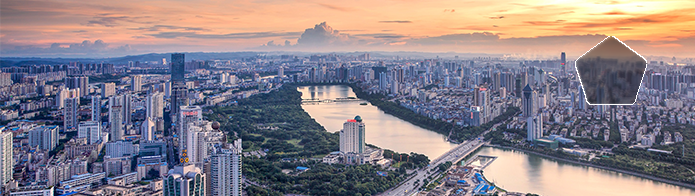
#> input picture 政务平台/dashboard/data/records/slider_bg.png, 695 x 196 px
$ python _test_gap_opencv.py
#> lines starting #> are read from the running program, lines starting #| are printed output that depends on the picture; after the words box and inside, x2 and y2 are one past the last pixel; in counts of white or black regions, pixels touching at a corner belong together
"""Test gap detection with OpenCV template matching on saved images."""
import cv2
import numpy as np
from pathlib import Path

ROOT = Path(__file__).resolve().parent.parent
bg_path = ROOT / "dashboard/data/records/slider_bg.png"
block_path = ROOT / "dashboard/data/records/slider_block.png"

bg = cv2.imdecode(np.fromfile(str(bg_path), dtype=np.uint8), cv2.IMREAD_COLOR)
#> bg is the input picture: shape (196, 695, 3); mean B, G, R 137.3, 129.7, 139.1
block = cv2.imdecode(np.fromfile(str(block_path), dtype=np.uint8), cv2.IMREAD_COLOR)
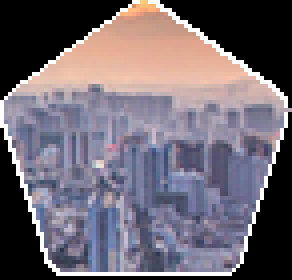
#> input picture 政务平台/dashboard/data/records/slider_block.png, 73 x 70 px (shown 4 times larger)
#> block is the input picture: shape (70, 73, 3); mean B, G, R 113.7, 103.5, 111.3
print(f"BG: {bg.shape}, Block: {block.shape}")
#| BG: (196, 695, 3), Block: (70, 73, 3)

# Method 1: Direct template matching on grayscale
bg_gray = cv2.cvtColor(bg, cv2.COLOR_BGR2GRAY)
block_gray = cv2.cvtColor(block, cv2.COLOR_BGR2GRAY)

result1 = cv2.matchTemplate(bg_gray, block_gray, cv2.TM_CCOEFF_NORMED)
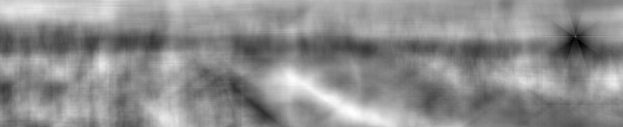
#> result1: shape (127, 623) float32; min -0.433, max 0.321, mean -0.0125; drawn with min black and max white
_, max_val1, _, max_loc1 = cv2.minMaxLoc(result1)
#> max_val1 = 0.321; max_loc1 = (350, 111)
print(f"Method 1 (TM_CCOEFF_NORMED grayscale): x={max_loc1[0]} conf={max_val1:.4f}")
#| Method 1 (TM_CCOEFF_NORMED grayscale): x=350 conf=0.3209

# Method 2: Canny edge matching (more robust for slider captchas)
bg_edges = cv2.Canny(bg_gray, 100, 200)
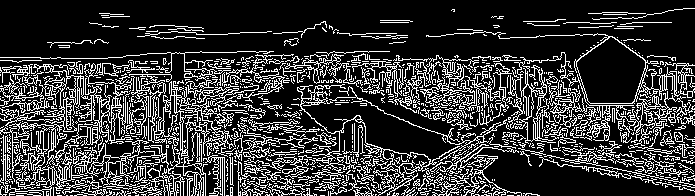
#> bg_edges: shape (196, 695); 22.2% white in thin lines or dots
block_edges = cv2.Canny(block_gray, 100, 200)
#> block_edges: shape (70, 73); 20.8% white in thin lines or dots

result2 = cv2.matchTemplate(bg_edges, block_edges, cv2.TM_CCOEFF_NORMED)
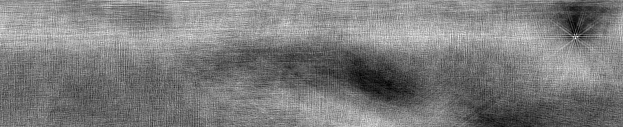
#> result2: shape (127, 623) float32; min -0.113, max 0.149, mean 0.0156; drawn with min black and max white
_, max_val2, _, max_loc2 = cv2.minMaxLoc(result2)
#> max_val2 = 0.149; max_loc2 = (575, 38)
print(f"Method 2 (Canny edges TM_CCOEFF_NORMED): x={max_loc2[0]} conf={max_val2:.4f}")
#| Method 2 (Canny edges TM_CCOEFF_NORMED): x=575 conf=0.1486

# Method 3: TM_CCORR_NORMED on edges
result3 = cv2.matchTemplate(bg_edges, block_edges, cv2.TM_CCORR_NORMED)
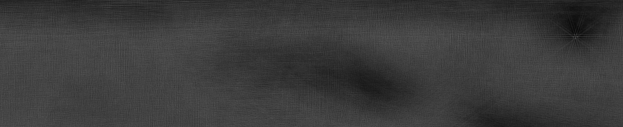
#> result3: shape (127, 623) float32; min 0.0403, max 0.33, mean 0.236
_, max_val3, _, max_loc3 = cv2.minMaxLoc(result3)
#> max_val3 = 0.33; max_loc3 = (458, 36)
print(f"Method 3 (Canny edges TM_CCORR_NORMED): x={max_loc3[0]} conf={max_val3:.4f}")
#| Method 3 (Canny edges TM_CCORR_NORMED): x=458 conf=0.3304

# Method 4: Using alpha channel as mask
block_rgba = cv2.imdecode(np.fromfile(str(block_path), dtype=np.uint8), cv2.IMREAD_UNCHANGED)
if block_rgba.shape[2] == 4:
    mask = block_rgba[:, :, 3]
#> mask: shape (70, 73); 71.8% white; 3 black regions, box (x1, y1, x2, y2) and area: (0, 28, 73, 70) 608, (40, 0, 73, 27) 417, (0, 0, 33, 25) 414
    print(f"Block has alpha channel, mask non-zero: {np.count_nonzero(mask)}/{mask.size}")
#| Block has alpha channel, mask non-zero: 3671/5110
    # Template match with mask
    result4 = cv2.matchTemplate(bg_gray, block_gray, cv2.TM_CCORR_NORMED, mask=mask)
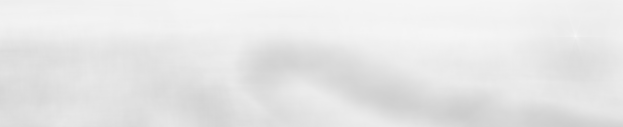
#> result4: shape (127, 623) float32; min 0.804, max 0.971, mean 0.904
    _, max_val4, _, max_loc4 = cv2.minMaxLoc(result4)
#> max_val4 = 0.971; max_loc4 = (575, 36)
    print(f"Method 4 (masked TM_CCORR_NORMED): x={max_loc4[0]} conf={max_val4:.4f}")
#| Method 4 (masked TM_CCORR_NORMED): x=575 conf=0.9706

    result5 = cv2.matchTemplate(bg_gray, block_gray, cv2.TM_CCOEFF_NORMED, mask=mask)
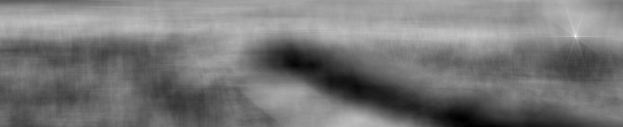
#> result5: shape (127, 623) float32; min -0.515, max 0.855, mean 0.13; drawn with min black and max white
    _, max_val5, _, max_loc5 = cv2.minMaxLoc(result5)
#> max_val5 = 0.855; max_loc5 = (575, 36)
    print(f"Method 5 (masked TM_CCOEFF_NORMED): x={max_loc5[0]} conf={max_val5:.4f}")
#| Method 5 (masked TM_CCOEFF_NORMED): x=575 conf=0.8551

# Pick best
print(f"\nBest candidate: x={max_loc2[0]} (Canny edge matching)")
#| Best candidate: x=575 (Canny edge matching)
print(f"In 695-wide image, x={max_loc2[0]} is at {max_loc2[0]/695*100:.1f}% from left")
#| In 695-wide image, x=575 is at 82.7% from left
print(f"With scale=585/695=0.842, display drag from bar left = {max_loc2[0]*585/695:.0f}px")
#| With scale=585/695=0.842, display drag from bar left = 484px
